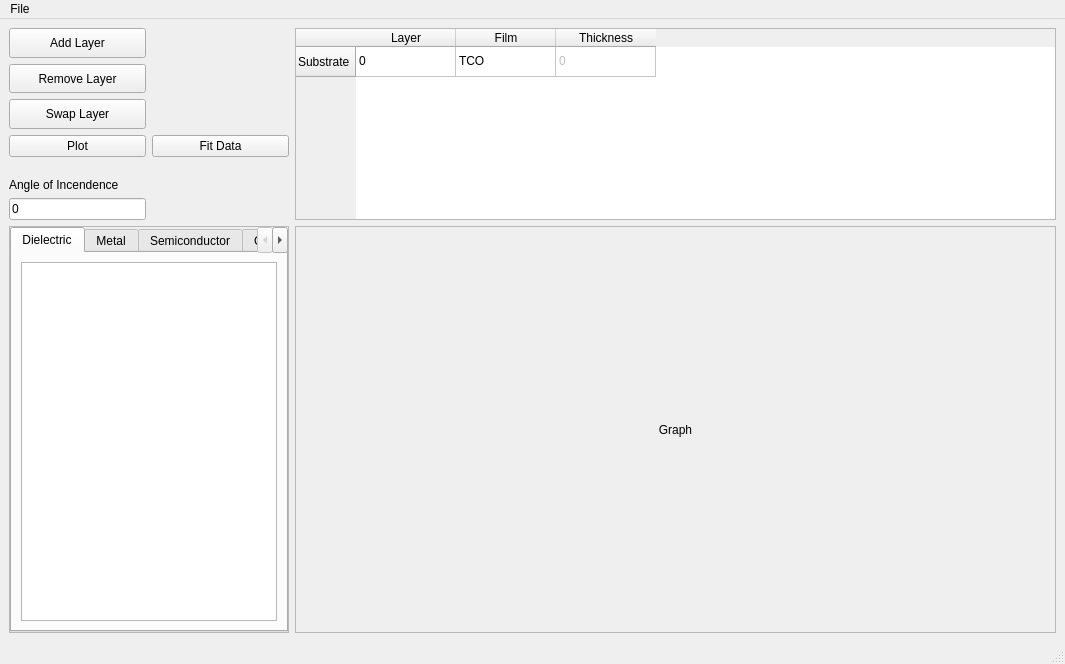
<?xml version="1.0" encoding="UTF-8"?>
<ui version="4.0">
 <class>MainWindow</class>
 <widget class="QMainWindow" name="MainWindow">
  <property name="geometry">
   <rect>
    <x>0</x>
    <y>0</y>
    <width>1065</width>
    <height>664</height>
   </rect>
  </property>
  <property name="windowTitle">
   <string>MainWindow</string>
  </property>
  <widget class="QWidget" name="centralwidget">
   <layout class="QGridLayout" name="gridLayout">
    <item row="0" column="1">
     <widget class="QTableWidget" name="tableWidget">
      <property name="sizePolicy">
       <sizepolicy hsizetype="Preferred" vsizetype="Preferred">
        <horstretch>0</horstretch>
        <verstretch>0</verstretch>
       </sizepolicy>
      </property>
      <row>
       <property name="text">
        <string>Substrate</string>
       </property>
      </row>
      <column>
       <property name="text">
        <string>Layer</string>
       </property>
      </column>
      <column>
       <property name="text">
        <string>Film</string>
       </property>
      </column>
      <column>
       <property name="text">
        <string>Thickness</string>
       </property>
      </column>
      <item row="0" column="0">
       <property name="text">
        <string>0</string>
       </property>
      </item>
      <item row="0" column="1">
       <property name="text">
        <string>TCO</string>
       </property>
      </item>
      <item row="0" column="2">
       <property name="text">
        <string>0</string>
       </property>
       <property name="flags">
        <set>ItemIsSelectable|ItemIsEditable|ItemIsDragEnabled|ItemIsUserCheckable</set>
       </property>
      </item>
     </widget>
    </item>
    <item row="1" column="0">
     <layout class="QGridLayout" name="NonGraph">
      <item row="0" column="0" colspan="2">
       <widget class="QFrame" name="frame">
        <property name="frameShape">
         <enum>QFrame::StyledPanel</enum>
        </property>
        <property name="frameShadow">
         <enum>QFrame::Raised</enum>
        </property>
        <layout class="QVBoxLayout" name="verticalLayout_2">
         <property name="spacing">
          <number>0</number>
         </property>
         <property name="leftMargin">
          <number>0</number>
         </property>
         <property name="topMargin">
          <number>0</number>
         </property>
         <property name="rightMargin">
          <number>0</number>
         </property>
         <property name="bottomMargin">
          <number>0</number>
         </property>
         <item>
          <widget class="QTabWidget" name="tab_Library">
           <property name="currentIndex">
            <number>0</number>
           </property>
           <widget class="QWidget" name="Dielectric">
            <attribute name="title">
             <string>Dielectric</string>
            </attribute>
            <attribute name="whatsThis">
             <string>Dielectric</string>
            </attribute>
            <layout class="QVBoxLayout" name="verticalLayout_3">
             <item>
              <widget class="QListWidget" name="lwDielectric"/>
             </item>
            </layout>
           </widget>
           <widget class="QWidget" name="Metal">
            <attribute name="title">
             <string>Metal</string>
            </attribute>
            <attribute name="whatsThis">
             <string>Metal</string>
            </attribute>
            <widget class="QListWidget" name="lwMetal">
             <property name="geometry">
              <rect>
               <x>10</x>
               <y>10</y>
               <width>256</width>
               <height>359</height>
              </rect>
             </property>
            </widget>
           </widget>
           <widget class="QWidget" name="Semiconductor">
            <attribute name="title">
             <string>Semiconductor</string>
            </attribute>
            <attribute name="whatsThis">
             <string>Semiconductor</string>
            </attribute>
            <widget class="QListWidget" name="lWSemiconductors">
             <property name="geometry">
              <rect>
               <x>10</x>
               <y>10</y>
               <width>256</width>
               <height>359</height>
              </rect>
             </property>
            </widget>
           </widget>
           <widget class="QWidget" name="Other">
            <attribute name="title">
             <string>Other</string>
            </attribute>
            <attribute name="whatsThis">
             <string>Other</string>
            </attribute>
            <widget class="QListWidget" name="lwOther">
             <property name="geometry">
              <rect>
               <x>10</x>
               <y>10</y>
               <width>256</width>
               <height>359</height>
              </rect>
             </property>
            </widget>
           </widget>
          </widget>
         </item>
        </layout>
       </widget>
      </item>
     </layout>
    </item>
    <item row="1" column="1">
     <widget class="QFrame" name="GraphFrame">
      <property name="sizePolicy">
       <sizepolicy hsizetype="Expanding" vsizetype="Expanding">
        <horstretch>1</horstretch>
        <verstretch>0</verstretch>
       </sizepolicy>
      </property>
      <property name="frameShape">
       <enum>QFrame::StyledPanel</enum>
      </property>
      <property name="frameShadow">
       <enum>QFrame::Raised</enum>
      </property>
      <layout class="QVBoxLayout" name="verticalLayout">
       <item>
        <widget class="QLabel" name="label_3">
         <property name="text">
          <string>Graph</string>
         </property>
         <property name="alignment">
          <set>Qt::AlignCenter</set>
         </property>
        </widget>
       </item>
      </layout>
     </widget>
    </item>
    <item row="0" column="0">
     <layout class="QGridLayout" name="gridLayout_4">
      <item row="0" column="0">
       <widget class="QPushButton" name="btnAddLayer">
        <property name="sizePolicy">
         <sizepolicy hsizetype="Minimum" vsizetype="Preferred">
          <horstretch>0</horstretch>
          <verstretch>0</verstretch>
         </sizepolicy>
        </property>
        <property name="text">
         <string>Add Layer</string>
        </property>
       </widget>
      </item>
      <item row="4" column="0">
       <widget class="QLabel" name="label_4">
        <property name="text">
         <string>Angle of Incendence</string>
        </property>
        <property name="alignment">
         <set>Qt::AlignBottom|Qt::AlignLeading|Qt::AlignLeft</set>
        </property>
       </widget>
      </item>
      <item row="5" column="0">
       <widget class="QLineEdit" name="le_Theta0">
        <property name="sizePolicy">
         <sizepolicy hsizetype="Preferred" vsizetype="Fixed">
          <horstretch>0</horstretch>
          <verstretch>0</verstretch>
         </sizepolicy>
        </property>
        <property name="text">
         <string>0</string>
        </property>
       </widget>
      </item>
      <item row="3" column="0">
       <widget class="QPushButton" name="btnPlot">
        <property name="sizePolicy">
         <sizepolicy hsizetype="Preferred" vsizetype="Preferred">
          <horstretch>0</horstretch>
          <verstretch>0</verstretch>
         </sizepolicy>
        </property>
        <property name="text">
         <string>Plot</string>
        </property>
       </widget>
      </item>
      <item row="1" column="0">
       <widget class="QPushButton" name="btnRemoveLayer">
        <property name="sizePolicy">
         <sizepolicy hsizetype="Minimum" vsizetype="Preferred">
          <horstretch>0</horstretch>
          <verstretch>0</verstretch>
         </sizepolicy>
        </property>
        <property name="text">
         <string>Remove Layer</string>
        </property>
       </widget>
      </item>
      <item row="2" column="0">
       <widget class="QPushButton" name="btnSwapLayer">
        <property name="sizePolicy">
         <sizepolicy hsizetype="Minimum" vsizetype="Preferred">
          <horstretch>0</horstretch>
          <verstretch>0</verstretch>
         </sizepolicy>
        </property>
        <property name="text">
         <string>Swap Layer</string>
        </property>
       </widget>
      </item>
      <item row="3" column="1">
       <widget class="QPushButton" name="btnFit">
        <property name="sizePolicy">
         <sizepolicy hsizetype="Preferred" vsizetype="Fixed">
          <horstretch>0</horstretch>
          <verstretch>0</verstretch>
         </sizepolicy>
        </property>
        <property name="text">
         <string>Fit Data</string>
        </property>
       </widget>
      </item>
     </layout>
    </item>
   </layout>
  </widget>
  <widget class="QMenuBar" name="menubar">
   <property name="geometry">
    <rect>
     <x>0</x>
     <y>0</y>
     <width>1065</width>
     <height>21</height>
    </rect>
   </property>
   <widget class="QMenu" name="menuFile">
    <property name="title">
     <string>File</string>
    </property>
    <addaction name="actionOpen"/>
   </widget>
   <addaction name="menuFile"/>
  </widget>
  <widget class="QStatusBar" name="statusbar"/>
  <action name="actionOpen">
   <property name="text">
    <string>Open</string>
   </property>
  </action>
 </widget>
 <resources/>
 <connections/>
</ui>
